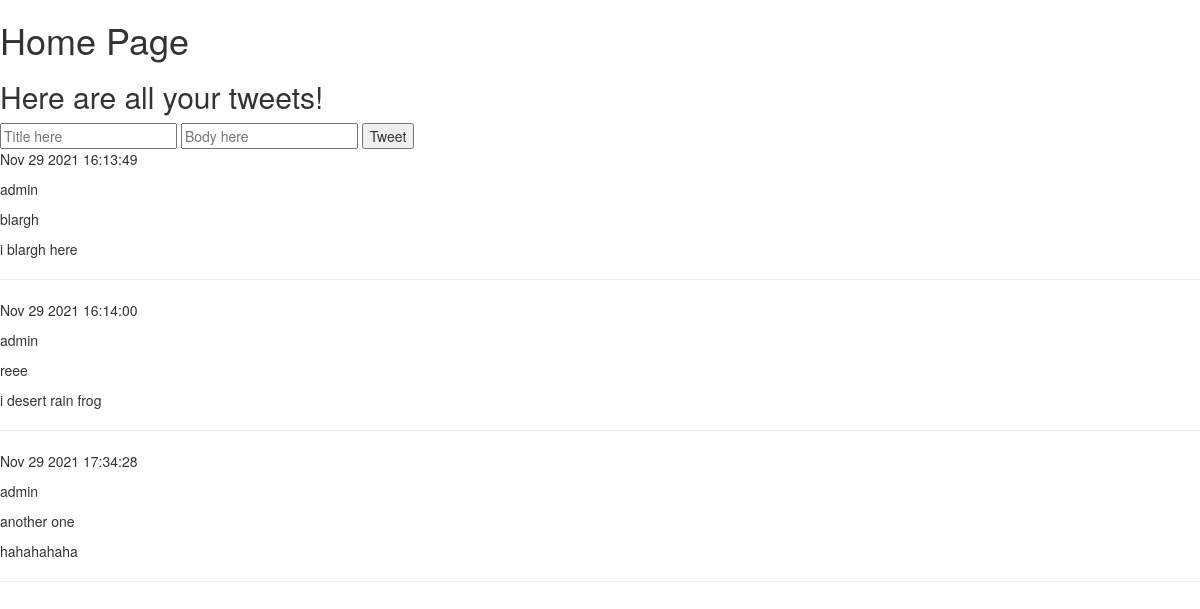
The page /core/ on the database as committed earlier.
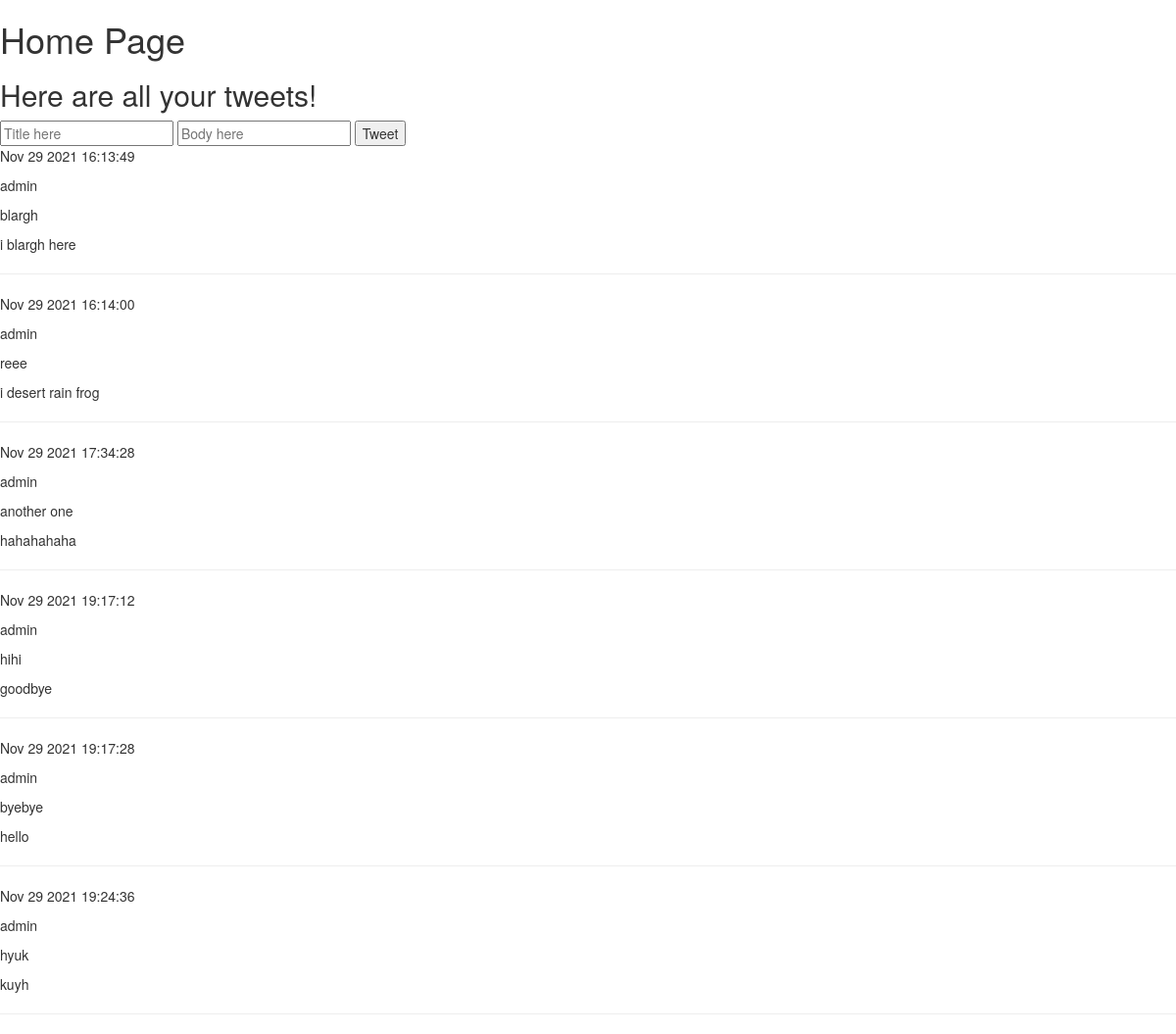
The same page on the database as committed later.
### core/models.py (models this page shows, shortened)
class Tweet(models.Model):
    created_at = models.DateTimeField(auto_now_add=True)
    author = models.ForeignKey(
        User, related_name="User", on_delete=models.CASCADE, null=True
    )
    title = models.CharField(max_length=280)
    body = models.TextField()
    def get_datetime(self):
        return self.created_at.strftime("%b %d %Y %H:%M:%S")

### core/views.py (the view)
# urls.py: path("", home, name="home"),
def home(request):
    if request.method == "POST":
        Tweet.objects.create(
            author=request.user,
            title=request.POST["title"],
            body=request.POST["body"],
        )
        return HttpResponseRedirect(reverse("home"))
    else:
        context = {"title": "Home", "tweets": Tweet.objects.all()}
        return render(request, "core/home.html", context)

### core/templates/core/home.html (shortened to what this page needs)
{% extends "../base.html" %}
{% block content %}
<h1>Home Page</h1>
<h2>Here are all your tweets!</h2>
<form method="POST" action="/core/">
    <input type="text" name="title" placeholder="Title here">
    <input type="text" name="body" placeholder="Body here">
    <button type="submit">Tweet</button>
</form>
{% for tweet in tweets %}
    <p>{{ tweet.get_datetime }}</p>
    <p>{{ tweet.author }}</p>
    <p>{{ tweet.title }}</p>
    <p>{{ tweet.body }}</p>
    <hr>
{% endfor %}
{% endblock %}

### about/templates/base.html (shortened to what this page needs)
<!DOCTYPE html>
<html lang="en">
<head>
    <link rel="stylesheet" href="https://stackpath.bootstrapcdn.com/bootstrap/3.4.1/css/bootstrap.min.css">
    <link rel="stylesheet" href="https://stackpath.bootstrapcdn.com/bootstrap/3.4.1/css/bootstrap-theme.min.css">
</head>
<body>
    <div id="content">
        {% block content %}{% endblock %}
    </div>
</body>
</html>

Rows that differ between the two databases and show on the page:
added Tweet: get_datetime "Nov 29 2021 19:17:12", author "admin", title "hihi", body "goodbye"
added Tweet: get_datetime "Nov 29 2021 19:17:28", author "admin", title "byebye", body "hello"
added Tweet: get_datetime "Nov 29 2021 19:24:36", author "admin", title "hyuk", body "kuyh"
